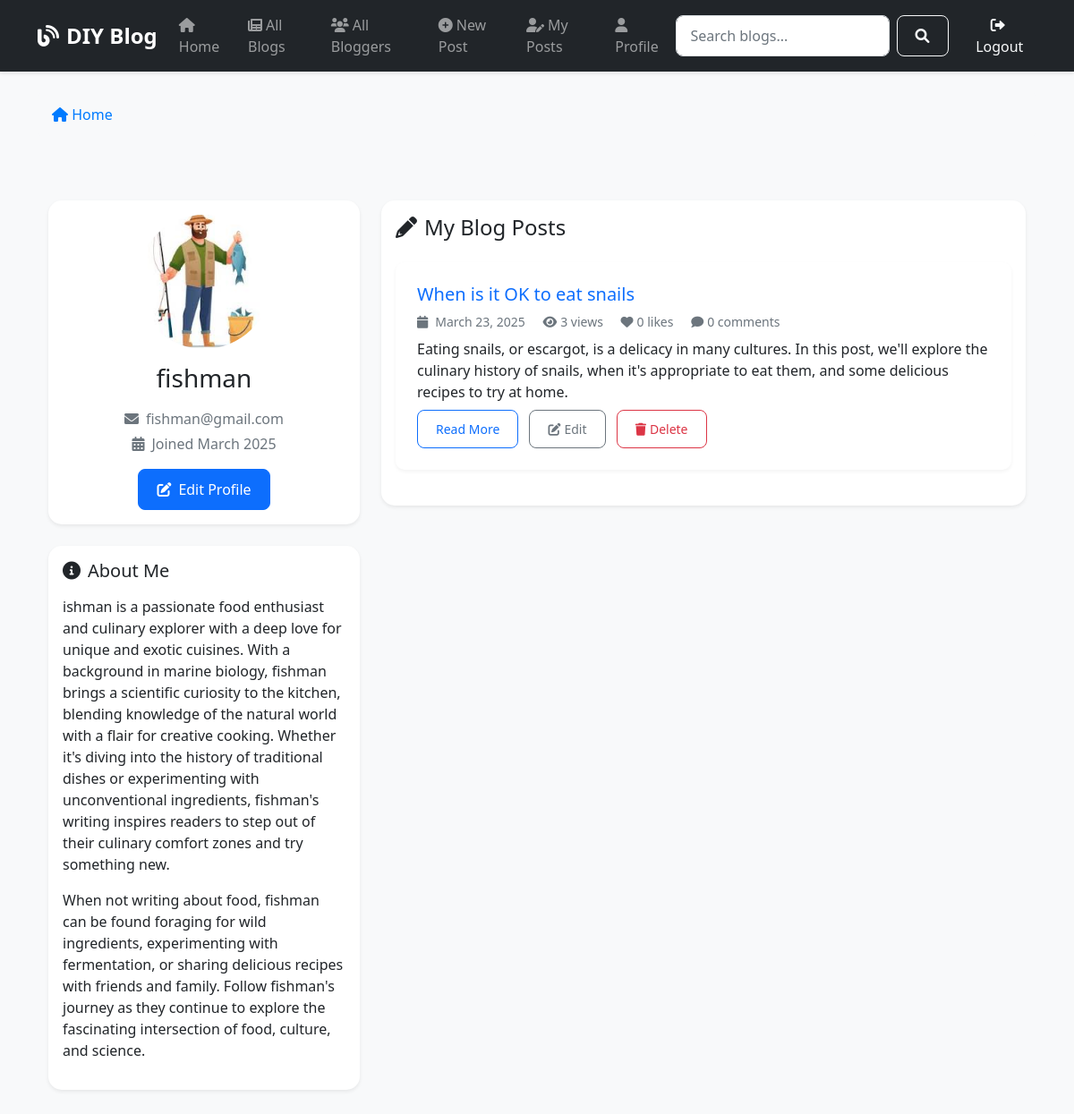
The page /profile/ (signed in) on the database as committed earlier.
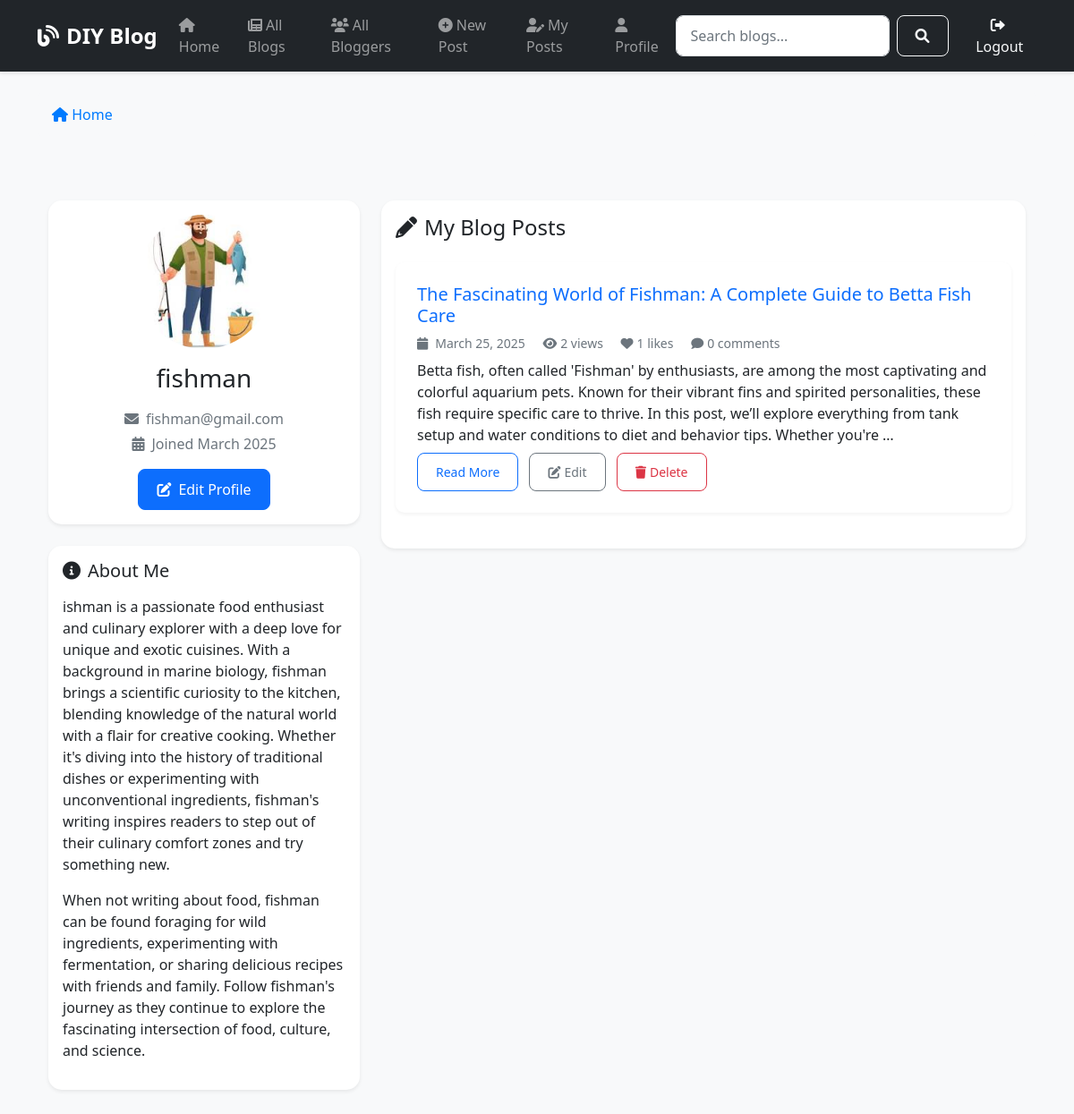
The same page on the database as committed later.
### blogs/models.py (models this page shows, shortened)
class Blogger(models.Model):
    user = models.OneToOneField(User, on_delete=models.CASCADE)
    bio = models.TextField(max_length=500, blank=True)
    profile_picture = models.ImageField(upload_to='profile_pics/', null=True, blank=True)
    joined_date = models.DateTimeField(default=timezone.now)

class BlogPost(models.Model):
    title = models.CharField(max_length=200)
    slug = models.SlugField(unique=True, null=True, blank=True)
    author = models.ForeignKey(Blogger, on_delete=models.CASCADE)
    content = models.TextField()
    post_date = models.DateTimeField(auto_now_add=True)
    last_modified = models.DateTimeField(auto_now=True)
    tags = models.ManyToManyField(Tag, blank=True)
    image = models.ImageField(upload_to='blog_images/', blank=True, null=True)
    likes = models.ManyToManyField(User, related_name='liked_posts', blank=True)
    views = models.PositiveIntegerField(default=0)
    class Meta:
        ordering = ['-post_date']
    def get_absolute_url(self):
        return reverse('blog-detail', args=[str(self.id)])
    def get_like_count(self):
        return self.likes.count()

### blogs/views.py (the view)
# urls.py: path('profile/', views.ProfileView.as_view(), name='profile'),
class ProfileView(LoginRequiredMixin, generic.DetailView):
    model = Blogger
    template_name = 'blogs/profile.html'
    context_object_name = 'blogger'
    def get_object(self):
        return get_or_create_blogger(self.request.user)
    def get_context_data(self, **kwargs):
        context = super().get_context_data(**kwargs)
        context['user'] = self.request.user
        return context

### blogs/views.py (called while the page is built)
def get_or_create_blogger(user):
    try:
        return user.blogger
    except Blogger.DoesNotExist:
        return Blogger.objects.create(user=user)

### blogs/templates/blogs/profile.html (shortened to what this page needs)
{% extends "blogs/base.html" %}
{% load static %}
{% block content %}
<div class="container py-5">
    <div class="row">
        <div class="col-lg-4">
            <div class="card shadow-sm">
                <div class="card-body text-center">
                    {% if user.blogger.profile_picture %}
                        <img src="{{ user.blogger.profile_picture.url }}" alt="Profile Picture"
                             class="rounded-circle img-fluid mb-3" style="width: 150px; height: 150px; object-fit: cover;">
                    {% else %}
                        <i class="fas fa-user-circle fa-6x text-secondary mb-3"></i>
                    {% endif %}
                    <h3 class="card-title mb-3">{{ user.username }}</h3>
                    {% if user.email %}
                        <p class="text-muted mb-1">
                            <i class="fas fa-envelope me-2"></i>{{ user.email }}
                        </p>
                    {% endif %}
                    <p class="text-muted mb-3">
                        <i class="fas fa-calendar-alt me-2"></i>Joined {{ user.date_joined|date:"F Y" }}
                    </p>
                    <a href="{% url 'profile-edit' %}" class="btn btn-primary">
                        <i class="fas fa-edit me-2"></i>Edit Profile
                    </a>
                </div>
            </div>
            <div class="card shadow-sm mt-4">
                <div class="card-body">
                    <h5 class="card-title">
                        <i class="fas fa-info-circle me-2"></i>About Me
                    </h5>
                    <p class="card-text">
                        {% if user.blogger.bio %}
                            {{ user.blogger.bio|linebreaks }}
                        {% else %}
                            <em class="text-muted">No bio added yet.</em>
                        {% endif %}
                    </p>
                </div>
            </div>
        </div>
        <div class="col-lg-8">
            <div class="card shadow-sm">
                <div class="card-body">
                    <h4 class="card-title mb-4">
                        <i class="fas fa-pencil-alt me-2"></i>My Blog Posts
                    </h4>
                    {% if user.blogger.blogpost_set.all %}
                        {% for post in user.blogger.blogpost_set.all|dictsortreversed:"post_date" %}
                            <div class="blog-post mb-4 pb-4 {% if not forloop.last %}border-bottom{% endif %}">
                                <h5 class="mb-2">
                                    <a href="{{ post.get_absolute_url }}" class="text-decoration-none">
                                        {{ post.title }}
                                    </a>
                                </h5>
                                <div class="text-muted mb-2 small">
                                    <i class="fas fa-calendar me-2"></i>{{ post.post_date|date:"F j, Y" }}
                                    <span class="ms-3">
                                        <i class="fas fa-eye me-1"></i>{{ post.views }} views
                                    </span>
                                    <span class="ms-3">
                                        <i class="fas fa-heart me-1"></i>{{ post.get_like_count }} likes
                                    </span>
                                    <span class="ms-3">
                                        <i class="fas fa-comment me-1"></i>{{ post.comments.count }} comments
                                    </span>
                                </div>
                                <p class="mb-2">{{ post.content|truncatewords:50 }}</p>
                                <div>
                                    <a href="{{ post.get_absolute_url }}" class="btn btn-sm btn-outline-primary">
                                        Read More
                                    </a>
                                    <a href="{% url 'post-update' post.pk %}" class="btn btn-sm btn-outline-secondary ms-2">
                                        <i class="fas fa-edit me-1"></i>Edit
                                    </a>
                                    <a href="{% url 'post-delete' post.pk %}" class="btn btn-sm btn-outline-danger ms-2">
                                        <i class="fas fa-trash me-1"></i>Delete
                                    </a>
                                </div>
                            </div>
                        {% endfor %}
                    {% endif %}
                </div>
            </div>
        </div>
    </div>
</div>
{% endblock %}

### blogs/templates/blogs/base.html (shortened to what this page needs)
{% load static %}
<!DOCTYPE html>
<html lang="en">
<head>
    <link href="https://cdn.jsdelivr.net/npm/bootstrap@5.1.3/dist/css/bootstrap.min.css" rel="stylesheet">
    <link href="https://cdnjs.cloudflare.com/ajax/libs/font-awesome/6.0.0/css/all.min.css" rel="stylesheet">
    <link href="{% static 'css/styles.css' %}" rel="stylesheet">
</head>
<body>
    <nav class="navbar navbar-expand-lg navbar-dark bg-dark mb-4">
        <div class="container">
            <a class="navbar-brand" href="{% url 'index' %}">
                <i class="fas fa-blog me-2"></i>DIY Blog
            </a>
            <div class="collapse navbar-collapse" id="navbarNav">
                <ul class="navbar-nav me-auto">
                    <li class="nav-item">
                        <a class="nav-link" href="{% url 'index' %}">
                            <i class="fas fa-home me-1"></i>Home
                        </a>
                    </li>
                    <li class="nav-item">
                        <a class="nav-link" href="{% url 'blogs' %}">
                            <i class="fas fa-newspaper me-1"></i>All Blogs
                        </a>
                    </li>
                    <li class="nav-item">
                        <a class="nav-link" href="{% url 'bloggers' %}">
                            <i class="fas fa-users me-1"></i>All Bloggers
                        </a>
                    </li>
                    {% if user.is_authenticated %}
                        <li class="nav-item">
                            <a class="nav-link" href="{% url 'post-create' %}">
                                <i class="fas fa-plus-circle me-1"></i>New Post
                            </a>
                        </li>
                        <li class="nav-item">
                            <a class="nav-link" href="{% url 'my-posts' %}">
                                <i class="fas fa-user-edit me-1"></i>My Posts
                            </a>
                        </li>
                        <li class="nav-item">
                            <a class="nav-link" href="{% url 'profile' %}">
                                <i class="fas fa-user me-1"></i>Profile
                            </a>
                        </li>
                    {% endif %}
                </ul>
                <form class="d-flex me-3" action="{% url 'search' %}" method="get">
                    <input class="form-control me-2" type="search" name="q" placeholder="Search blogs..." aria-label="Search">
                    <button class="btn btn-outline-light" type="submit">
                        <i class="fas fa-search"></i>
                    </button>
                </form>
                <ul class="navbar-nav">
                    {% if user.is_authenticated %}
                        <li class="nav-item">
                            <form method="post" action="{% url 'logout' %}" class="d-inline">
                                <button type="submit" class="nav-link border-0 bg-transparent text-light">
                                    <i class="fas fa-sign-out-alt me-1"></i>Logout
                                </button>
                            </form>
                        </li>
                    {% endif %}
                </ul>
            </div>
        </div>
    </nav>
    <div class="container">
        <nav aria-label="breadcrumb" class="mb-4">
            <ol class="breadcrumb">
                <li class="breadcrumb-item">
                    <a href="{% url 'index' %}">
                        <i class="fas fa-home"></i> Home
                    </a>
                </li>
            </ol>
        </nav>
        {% block content %}{% endblock %}
    </div>
</body>
</html>

### blogs/static/css/styles.css (style rules this page uses)
body { background-color: #f8f9fa; font-family: 'Segoe UI', Tahoma, Geneva, Verdana, sans-serif; }
.navbar { box-shadow: 0 2px 4px rgba(0,0,0,.1); }
.navbar-brand { font-weight: 600; font-size: 1.5rem; }
.nav-link { font-weight: 500; transition: color 0.3s ease; }
.card { transition: transform 0.3s ease, box-shadow 0.3s ease; }
.form-control { border-radius: 8px; padding: 10px 15px; border: 1px solid #dee2e6; }
.btn { border-radius: 8px; padding: 10px 20px; font-weight: 500; transition: all 0.3s ease; }
.blog-post { margin-bottom: 2rem; padding: 1.5rem; background: #fff; border-radius: 10px; box-shadow: 0 2px 4px rgba(0,0,0,.05); }

### blogs/templates/blogs/profile.html (style rules this page uses)
.card { border: none; border-radius: 15px; }

### blogs/templates/blogs/base.html (style rules this page uses)
.breadcrumb { background-color: #f8f9fa; padding: 0.75rem 1rem; border-radius: 0.25rem; }
.breadcrumb-item a { color: #007bff; text-decoration: none; }

Rows that differ between the two databases and show on the page:
removed BlogPost: title "When is it OK to eat snails", post_date "March 23, 2025", views "3", get_like_count "0", comments.count "0", content "Eating snails, or escargot, is a delicacy in many cultures. In this post, we'll explore the culinary history of snails, when it's appropriate to eat them, and some delicious recipes to try at home."
added BlogPost: title "The Fascinating World of Fishman: A Complete Guide to Betta Fish Care", post_date "March 25, 2025", views "2", get_like_count "1", comments.count "0", content "Betta fish, often called 'Fishman' by enthusiasts, are among the most captivating and colorful aquarium pets. Known for their vibrant fins and spirited personalities, these fish require specific care to thrive. In this post, we’ll explore everything from tank setup and water conditions to diet and behavior tips. Whether you're …"
